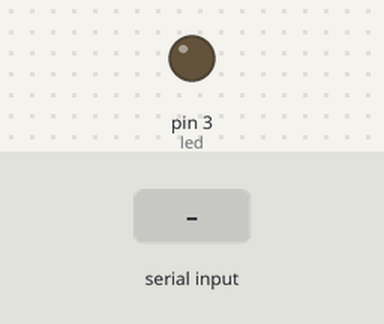
Bench run of a sketch on a simulated Arduino Uno, built with avr-gcc and run on an emulated ATmega328P. On the bench: output pins drawn as LEDs (lit = HIGH). The test bench sets the inputs (shaded band).

Above: at 1.2 s.
1.3 s: "1" received over Serial
At 2.5 s:
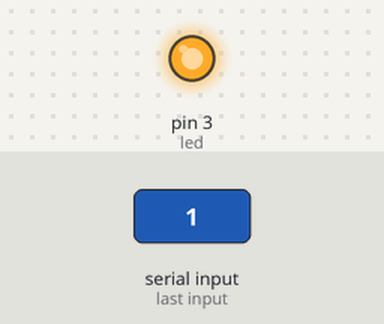
2.8 s: "0" received over Serial
At 3.6 s:
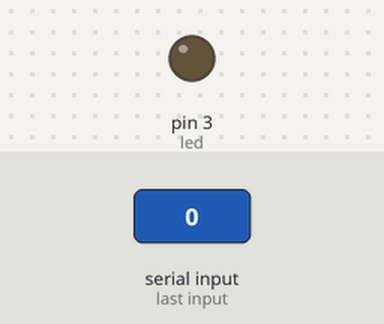
Timing chart, 0 to 5.8 s (numbered marks = the images above; inputs shaded):
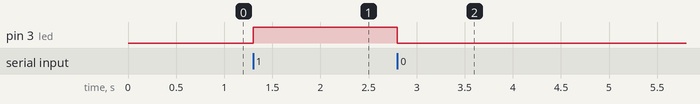

Measured:
- after the input at 1.3 s, pin 3 (led): LOW → HIGH at once
- after the input at 2.8 s, pin 3 (led): HIGH → LOW at once

The sketch:

Basic_UART.ino
```cpp
#define led 3

void setup() {
  Serial.begin(9600);
  pinMode(led,OUTPUT);
}

void loop() {
  char temp;
  if(Serial.available() > 0)
  {
    temp = Serial.read(); // Read 1 char
  }
  if(temp == '1')
  {
    digitalWrite(led,HIGH);
  }
  else if(temp == '0')
  {
    digitalWrite(led,LOW);
  }
}

// Have to connect GND between the two MCUs
```
